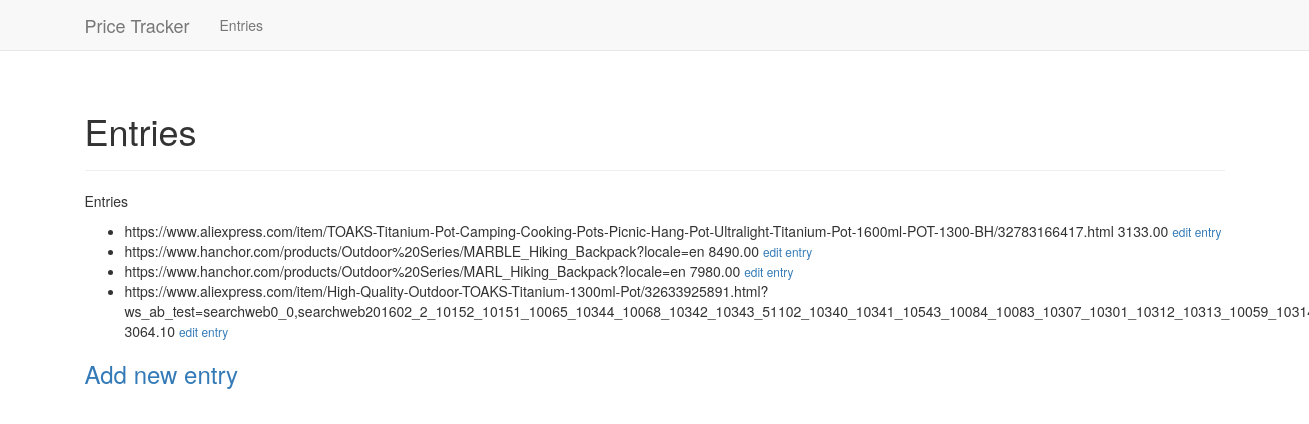
/entries/, run on an earlier commit of the app's database.
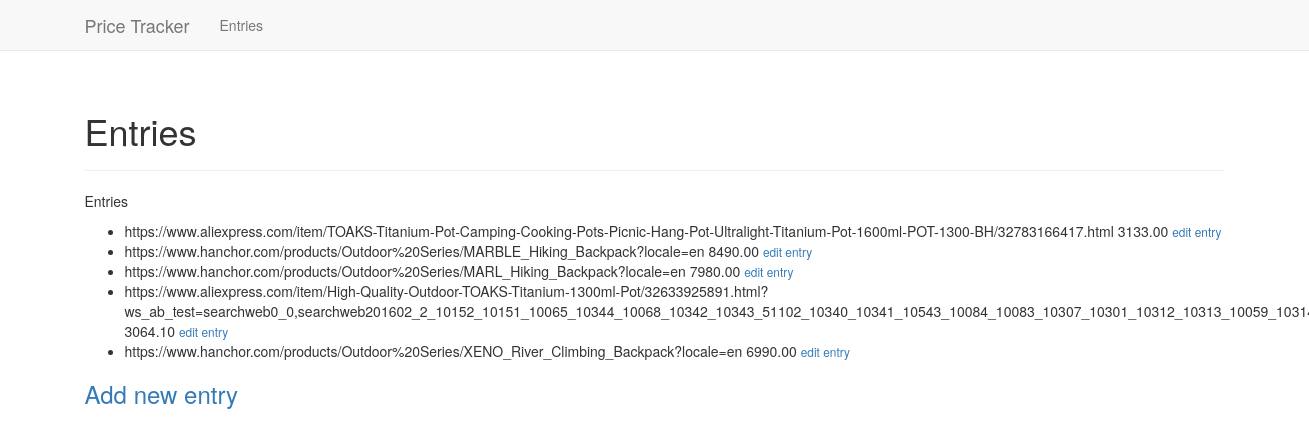
And on a later commit of the database.
### pt/models.py (models this page shows)
class Entry(models.Model):
    url = models.CharField(max_length=256)
    date_updated = models.DateTimeField(auto_now_add=False)
    price = models.DecimalField(max_digits=10, decimal_places=2)
    class Meta:
        verbose_name_plural = 'entries'
    def __str__(self):
        return "{}\t{}".format(self.url, self.price)

### pt/views.py (the view)
# urls.py: path(r'entries/', views.entries, name='entries'),
def entries(request):
    entries = Entry.objects.order_by('date_updated')
    context = {'entries': entries}
    return render(request, "pt/entries.html", context)

### pt/templates/pt/entries.html
{% extends "pt/base.html" %}
{% block header %}
  <h1>Entries</h1>
{% endblock header %}
{% block content %}
  <p>Entries</p>
  <ul>
    {% for entry in entries %}
  <li>
    <a">{{ entry }}</a>
    <small>
      <a href="{% url 'pt:edit_entry' entry.id %}">
        edit entry</a>
    </small>
  </li>
    {% empty %}
      <li>No entries have been added yet.</li>
    {% endfor %}
  </ul>
  <h3><a href="{% url 'pt:new_entry' %}">Add new entry</h3>
{% endblock content %}

### pt/templates/pt/base.html (shortened to what this page needs)
{% load bootstrap3 %}
<!DOCTYPE html>
<html lang="en">
    <head>
    {% bootstrap_css %}
</head>
<body>
    <nav class="navbar navbar-default navbar-static-top">
      <div class="container">
        <div class="navbar-header">
          <a class="navbar-brand" href="{% url 'pt:index' %}">
              Price Tracker</a>
        </div>
        <div id="navbar" class="navbar-collapse collapse">
          <ul class="nav navbar-nav">
            <li><a href="{% url 'pt:entries' %}">Entries</a></li>
          </ul>
        </div>
      </div>
    </nav>
    <div class="container">
        <div class="page-header">
            {% block header %}{% endblock header %}
        </div>
        <div>
            {% block content %}{% endblock content %}
        </div>
    </div>
    </body>
</html>

What changed in the data, as far as the page shows it:
added Entry: url+price "https://www.hanchor.com/products/Outdoor%20Series/XENO_River_Climbing_Backpack?locale=en 6990.00"
